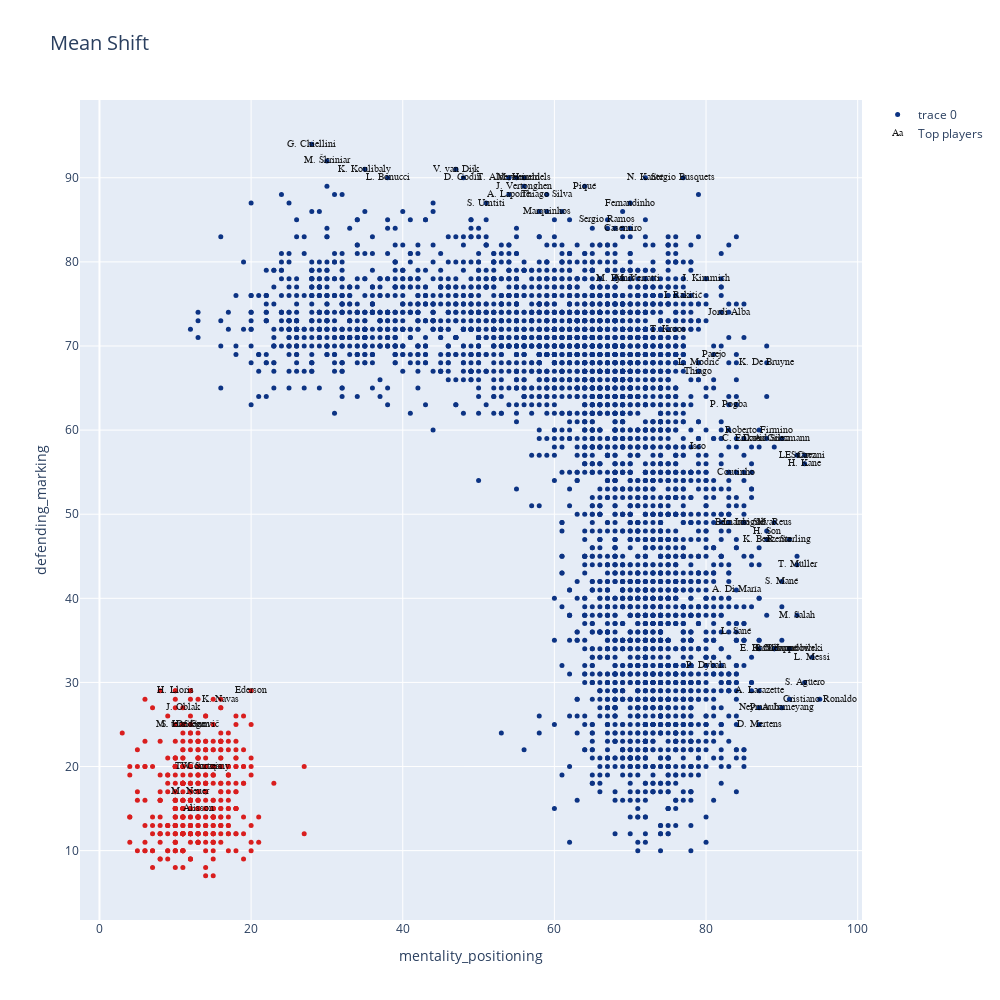

The code cell stored with this chart in its notebook:
### Code cell
data=[]
bool_crack=df_n["overall"] > 85
bool_no_crack=df_n["overall"]<86


#Eligo dos números entre 0 y  de n_skills-1
skill_1=skills_ratings[34]
skill_2=skills_ratings[38]

MeanShift_clusters = go.Scatter(x=df_skills[skill_1], y=df_skills[skill_2],
                           mode='markers',
                        text=df_n.loc[:,'short_name'],
                           marker=dict(
                                size=5,
                                color = clusters2.astype(np.float), #set color equal to a variable
                                colorscale='Portland',
                                showscale=False)
                           )

crack =go.Scatter(x=df_skills.loc[bool_crack,skill_1], y=df_skills.loc[bool_crack,skill_2],name='Top players',
                      text=df_n.loc[bool_crack,'short_name'],
                      textfont=dict(family='sans serif',size=10,color='black'),
                      opacity=0.9,mode='text')

data=[MeanShift_clusters,crack]

layout = go.Layout(title="Mean Shift",titlefont=dict(size=20),
                xaxis=dict(title=skill_1),
                yaxis=dict(title=skill_2),
                autosize=False, width=1000,height=1000)

fig = go.Figure(data=data, layout=layout)

iplot(fig)

### Figure 1 — Plotly figure (JSON) as saved in the notebook; plotly's stock layout.template omitted (floating-point values rounded to 4 significant figures; data arrays with more than 128 entries replaced by an {"elided": "..."} marker saying what was removed)
{"data": [{"marker": {"color": {"elided": "4756 int values"}, "colorscale": [[0, "rgb(12,51,131)"], [0.25, "rgb(10,136,186)"], [0.5, "rgb(242,211,56)"], [0.75, "rgb(242,143,56)"], [1, "rgb(217,30,30)"]], "showscale": false, "size": 5}, "mode": "markers", "text": {"elided": "4756 str values"}, "type": "scatter", "x": {"elided": "4756 int values"}, "y": {"elided": "4756 int values"}}, {"mode": "text", "name": "Top players", "opacity": 0.9, "text": ["L. Messi", "Cristiano Ronaldo", "Neymar Jr", "J. Oblak", "E. Hazard", "K. De Bruyne", "M. ter Stegen", "V. van Dijk", "L. Modrić", "M. Salah", "K. Mbappé", "K. Koulibaly", "H. Kane", "Alisson", "De Gea", "N. Kanté", "G. Chiellini", "S. Agüero", "Sergio Ramos", "L. Suárez", "R. Lewandowski", "Sergio Busquets", "A. Griezmann", "P. Dybala", "P. Pogba", "Ederson", "R. Sterling", "C. Eriksen", "T. Courtois", "Piqué", "S. Handanovič", "M. Neuer", "H. Lloris", "David Silva", "E. Cavani", "D. Godín", "T. Kroos", "M. Reus", "P. Aubameyang", "S. Mané", "A. Laporte", "Bernardo Silva", "Casemiro", "H. Son", "Fernandinho", "Thiago Silva", "K. Benzema", "J. Vertonghen", "D. Mertens", "M. Hummels", "T. Alderweireld", "Jordi Alba", "Thiago", "K. Navas", "L. Insigne", "L. Sané", "Marquinhos", "M. Škriniar", "M. Verratti", "S. Umtiti", "W. Szczęsny", "J. Kimmich", "Isco", "Roberto Firmino", "I. Rakitić", "M. Pjanić", "A. Di María", "L. Bonucci", "Coutinho", "Parejo", "T. Müller", "C. Immobile", "A. Lacazette"], "textfont": {"color": "black", "family": "sans serif", "size": 10}, "type": "scatter", "x": [94, 95, 87, 11, 87, 88, 11, 47, 79, 92, 89, 35, 93, 13, 12, 72, 28, 93, 67, 92, 91, 77, 90, 80, 83, 20, 91, 85, 13, 64, 12, 12, 10, 88, 93, 48, 75, 89, 90, 90, 54, 85, 69, 88, 70, 59, 88, 56, 87, 56, 54, 83, 79, 16, 85, 84, 59, 30, 71, 51, 14, 80, 79, 87, 77, 68, 84, 38, 84, 81, 92, 91, 87], "y": [33, 28, 27, 27, 34, 68, 25, 91, 68, 38, 34, 91, 56, 15, 25, 90, 94, 30, 85, 57, 34, 90, 59, 32, 63, 29, 47, 59, 20, 89, 25, 17, 29, 59, 57, 90, 72, 49, 27, 42, 88, 49, 84, 48, 87, 88, 47, 89, 25, 90, 90, 74, 67, 28, 49, 36, 86, 92, 78, 87, 20, 78, 58, 60, 76, 78, 41, 90, 55, 69, 44, 34, 29]}], "layout": {"autosize": false, "height": 1000, "title": {"font": {"size": 20}, "text": "Mean Shift"}, "width": 1000, "xaxis": {"title": {"text": "mentality_positioning"}}, "yaxis": {"title": {"text": "defending_marking"}}}}
